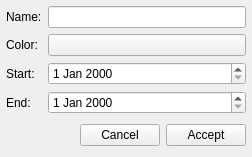
<?xml version="1.0" encoding="UTF-8"?>
<ui version="4.0">
 <class>CustomGoalWidget</class>
 <widget class="QWidget" name="CustomGoalWidget">
  <property name="geometry">
   <rect>
    <x>0</x>
    <y>0</y>
    <width>252</width>
    <height>157</height>
   </rect>
  </property>
  <property name="windowTitle">
   <string>Form</string>
  </property>
  <layout class="QVBoxLayout" name="verticalLayout">
   <property name="leftMargin">
    <number>6</number>
   </property>
   <property name="topMargin">
    <number>6</number>
   </property>
   <property name="rightMargin">
    <number>6</number>
   </property>
   <property name="bottomMargin">
    <number>6</number>
   </property>
   <item>
    <widget class="QWidget" name="widget" native="true">
     <layout class="QGridLayout" name="gridLayout">
      <property name="leftMargin">
       <number>0</number>
      </property>
      <property name="topMargin">
       <number>0</number>
      </property>
      <property name="rightMargin">
       <number>0</number>
      </property>
      <property name="bottomMargin">
       <number>0</number>
      </property>
      <item row="0" column="0">
       <widget class="QLabel" name="label">
        <property name="text">
         <string>Name:</string>
        </property>
       </widget>
      </item>
      <item row="0" column="1">
       <widget class="QLineEdit" name="name_LineEdit"/>
      </item>
      <item row="1" column="0">
       <widget class="QLabel" name="label_2">
        <property name="text">
         <string>Color:</string>
        </property>
       </widget>
      </item>
      <item row="1" column="1">
       <widget class="QPushButton" name="btn_Color">
        <property name="minimumSize">
         <size>
          <width>30</width>
          <height>20</height>
         </size>
        </property>
        <property name="text">
         <string/>
        </property>
       </widget>
      </item>
      <item row="2" column="0">
       <widget class="QLabel" name="label_3">
        <property name="text">
         <string>Start:</string>
        </property>
       </widget>
      </item>
      <item row="2" column="1">
       <widget class="QDateEdit" name="startDate_DateEdit"/>
      </item>
      <item row="3" column="0">
       <widget class="QLabel" name="label_4">
        <property name="text">
         <string>End:</string>
        </property>
       </widget>
      </item>
      <item row="3" column="1">
       <widget class="QDateEdit" name="endDate_DateEdit"/>
      </item>
     </layout>
    </widget>
   </item>
   <item>
    <widget class="QWidget" name="widget_2" native="true">
     <layout class="QHBoxLayout" name="horizontalLayout">
      <property name="leftMargin">
       <number>0</number>
      </property>
      <property name="topMargin">
       <number>0</number>
      </property>
      <property name="rightMargin">
       <number>0</number>
      </property>
      <property name="bottomMargin">
       <number>0</number>
      </property>
      <item>
       <spacer name="horizontalSpacer">
        <property name="orientation">
         <enum>Qt::Horizontal</enum>
        </property>
        <property name="sizeHint" stdset="0">
         <size>
          <width>75</width>
          <height>20</height>
         </size>
        </property>
       </spacer>
      </item>
      <item>
       <widget class="QPushButton" name="btn_Cancel">
        <property name="text">
         <string>Cancel</string>
        </property>
       </widget>
      </item>
      <item>
       <widget class="QPushButton" name="btn_Accept">
        <property name="text">
         <string>Accept</string>
        </property>
       </widget>
      </item>
     </layout>
    </widget>
   </item>
  </layout>
 </widget>
 <resources/>
 <connections/>
</ui>
